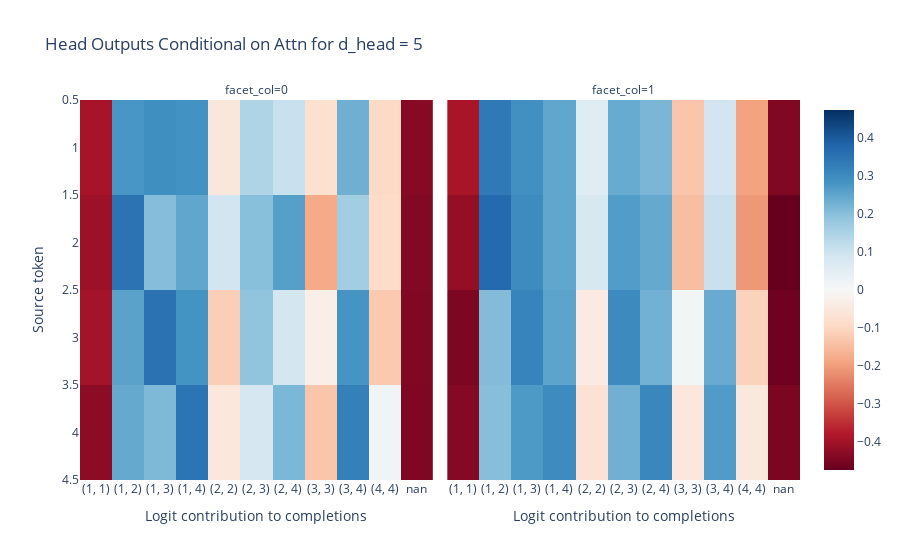

This figure's notebook cell:
### Code cell
indx = list(ans_map.keys())
indx.append("nan")
x_labels = [str(x) for x in indx]

for dh in [5]:
    cached_models = checkpoints[dh]
    for k, pre_trained in enumerate(cached_models):
        head_outputs = t.zeros((model_config.n_heads, model_config.n_ctx, model_config.d_vocab))

        ## getting DLA from each token to each possible continuation
        for i in range(1,5):
            seq = [5,i,0]
            X = t.Tensor(seq).unsqueeze(0).int()
            for head in range(model_config.n_heads):
                temp = get_head_to_resid(pre_trained, pre_trained.activation_cache, head, X)
                temp = get_head_to_logits(pre_trained, temp)
                #print(head_outputs[head, i-1].shape, temp[0,-1].shape)
                head_outputs[head, i-1,:] = temp[0,-1,:]
        
        seq = [1,2,3,4,0]
        rankings = get_rankings(seq, pre_trained)


        ## getting attention of each token per head


        print(f"Model with d_head = {dh} and num_model = {k} is hierarchical? {is_hier(pre_trained, seq)}")
        print(f"Attention ranking is {rankings}")
        imshow(head_outputs, facet_col = 0, y = [1,2,3,4], x = x_labels, title = f"Head Outputs Conditional on Attn for d_head = {dh}",xaxis = "Logit contribution to completions", yaxis = "Source token")

### Figure 1 — Plotly figure (JSON) as saved in the notebook; plotly's stock layout.template omitted (floating-point values rounded to 4 significant figures)
{"data": [{"coloraxis": "coloraxis", "hovertemplate": "Logit contribution to completions: %{x}<br>Source token: %{y}<br>color: %{z}<extra></extra>", "name": "0", "type": "heatmap", "x": ["(1, 1)", "(1, 2)", "(1, 3)", "(1, 4)", "(2, 2)", "(2, 3)", "(2, 4)", "(3, 3)", "(3, 4)", "(4, 4)", "nan"], "xaxis": "x", "y": [1, 2, 3, 4], "yaxis": "y", "z": [[-0.3932, 0.2777, 0.2935, 0.2859, -0.05285, 0.1452, 0.1064, -0.07567, 0.2302, -0.09619, -0.4332], [-0.4068, 0.352, 0.2053, 0.2482, 0.09242, 0.2018, 0.2622, -0.1797, 0.165, -0.09028, -0.4393], [-0.3974, 0.256, 0.3546, 0.2838, -0.1173, 0.1904, 0.08625, -0.02903, 0.2814, -0.1269, -0.4432], [-0.4262, 0.2428, 0.213, 0.3476, -0.05535, 0.08183, 0.2168, -0.1333, 0.3235, 0.01798, -0.4444]]}, {"coloraxis": "coloraxis", "hovertemplate": "Logit contribution to completions: %{x}<br>Source token: %{y}<br>color: %{z}<extra></extra>", "name": "1", "type": "heatmap", "x": ["(1, 1)", "(1, 2)", "(1, 3)", "(1, 4)", "(2, 2)", "(2, 3)", "(2, 4)", "(3, 3)", "(3, 4)", "(4, 4)", "nan"], "xaxis": "x2", "y": [1, 2, 3, 4], "yaxis": "y2", "z": [[-0.3917, 0.339, 0.2905, 0.248, 0.05655, 0.2396, 0.2174, -0.1331, 0.09331, -0.1924, -0.4411], [-0.4171, 0.3698, 0.2995, 0.2489, 0.07699, 0.2678, 0.2422, -0.146, 0.108, -0.2069, -0.4737], [-0.4476, 0.2077, 0.3186, 0.2525, -0.04301, 0.3022, 0.2273, 0.01183, 0.2391, -0.1108, -0.465], [-0.4379, 0.2028, 0.2705, 0.2993, -0.0696, 0.2286, 0.309, -0.05554, 0.2682, -0.05082, -0.449]]}], "layout": {"annotations": [{"font": {}, "showarrow": false, "text": "facet_col=0", "x": 0.245, "xanchor": "center", "xref": "paper", "y": 1, "yanchor": "bottom", "yref": "paper"}, {"font": {}, "showarrow": false, "text": "facet_col=1", "x": 0.755, "xanchor": "center", "xref": "paper", "y": 1, "yanchor": "bottom", "yref": "paper"}], "coloraxis": {"cmid": 0, "colorscale": [[0, "rgb(103,0,31)"], [0.1, "rgb(178,24,43)"], [0.2, "rgb(214,96,77)"], [0.3, "rgb(244,165,130)"], [0.4, "rgb(253,219,199)"], [0.5, "rgb(247,247,247)"], [0.6, "rgb(209,229,240)"], [0.7, "rgb(146,197,222)"], [0.8, "rgb(67,147,195)"], [0.9, "rgb(33,102,172)"], [1, "rgb(5,48,97)"]]}, "title": {"text": "Head Outputs Conditional on Attn for d_head = 5"}, "xaxis": {"anchor": "y", "constrain": "domain", "domain": [0, 0.49], "scaleanchor": "y", "title": {"text": "Logit contribution to completions"}}, "xaxis2": {"anchor": "y2", "domain": [0.51, 1], "matches": "x", "title": {"text": "Logit contribution to completions"}}, "yaxis": {"anchor": "x", "autorange": "reversed", "constrain": "domain", "domain": [0, 1], "title": {"text": "Source token"}}, "yaxis2": {"anchor": "x2", "domain": [0, 1], "matches": "y", "showticklabels": false}}}
